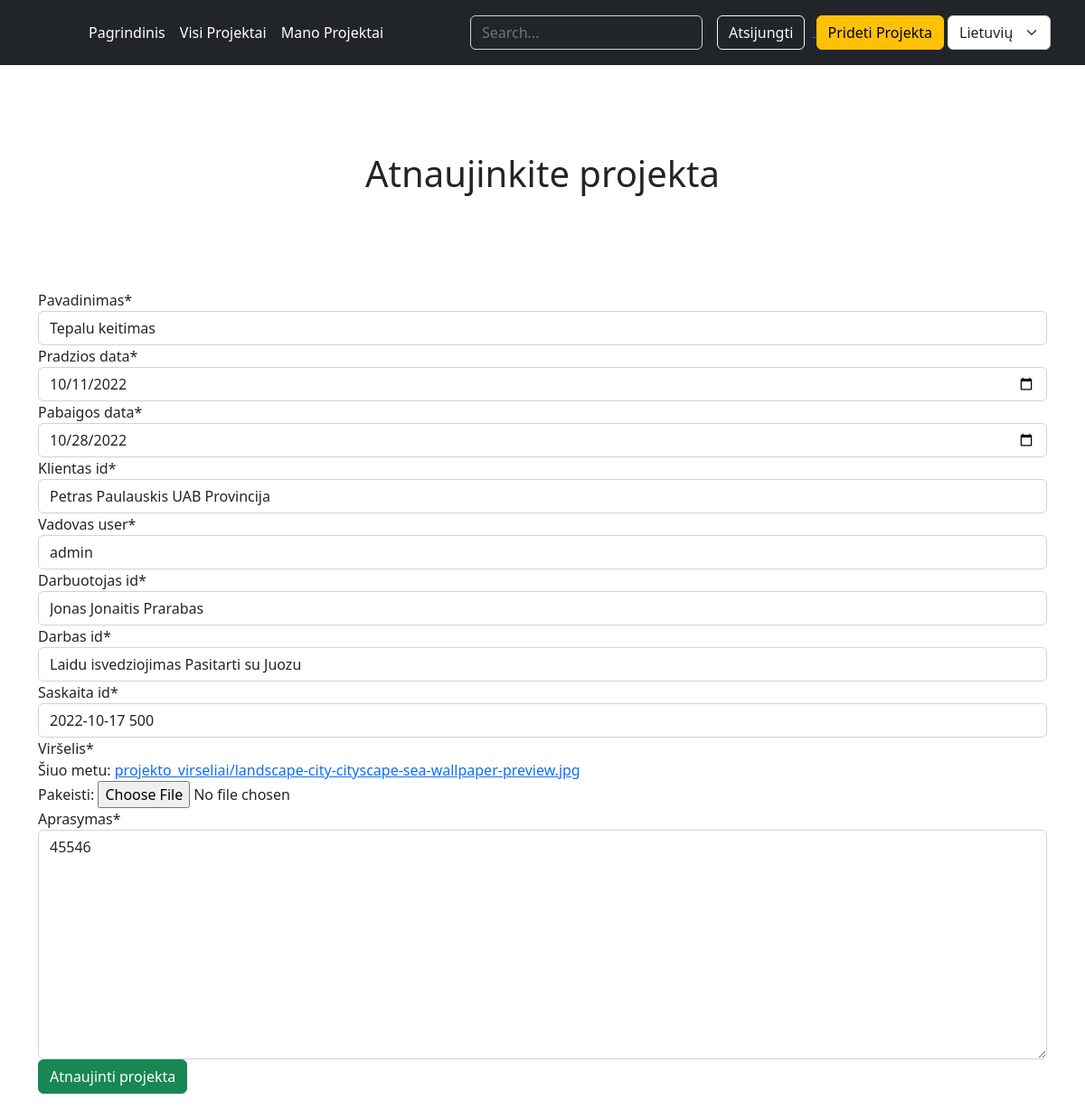
Page /user-project/6/update (signed in) on the committed database.
### projektai/models.py (models this page shows, shortened)
class Projektas(models.Model):
    pavadinimas = models.CharField(_('Pavadinimas'), max_length=20)
    pradzios_data=models.DateField(_("Pradžios data"))
    pabaigos_data = models.DateField(_("Pabaigos data"))
    klientas_id = models.ForeignKey('Klientas',on_delete=models.SET_NULL,null=True)
    vadovas_user= models.ForeignKey(User,on_delete=models.SET_NULL,null=True)
    darbuotojas_id = models.ForeignKey("Darbuotojas",on_delete=models.SET_NULL,null=True)
    darbas_id = models.ForeignKey("Darbas",on_delete=models.SET_NULL,null=True)
    saskaita_id = models.ForeignKey("Saskaita",on_delete=models.SET_NULL,null=True)
    nuotrauka = models.ImageField(_('Viršelis'), upload_to='projekto_virseliai', null=True)
    aprasymas = HTMLField(_('Aprasymas'), null=True)
    class Meta:
        verbose_name = _("Projektas")
        verbose_name_plural = _('Projektai')
        ordering = ['pradzios_data',]

### projektai/views.py (the view, shortened to what this page needs)
# urls.py: path('user-project/<int:pk>/update', views.UserProjektasUpdateView.as_view(), name='user-projektai-update'),
class UserProjektasUpdateView(LoginRequiredMixin,UserPassesTestMixin, generic.UpdateView):
    model = Projektas
    form_class = MyForm
    success_url = '/user-project/'
    template_name = 'user-project-form.html'
    def test_func(self):
        projektas = self.get_object()
        return self.request.user == projektas.vadovas_user

### projektai/forms.py
class MyForm(forms.ModelForm):
  class Meta:
    model = Projektas
    fields = ["pavadinimas", "pradzios_data","pabaigos_data", "klientas_id","vadovas_user", "darbuotojas_id","darbas_id", "saskaita_id","nuotrauka", "aprasymas",]
    labels = {'pavadinimas': "Pavadinimas", "pradzios_data": "Pradzios data",}
    widgets = {'pradzios_data': DateInput(), "pabaigos_data": DateInput()}

### projektai/models.py (called while the page is built)
    def __str__(self):
        return f"{self.vardas} {self.pavarde} {self.imone}"

    def __str__(self):
        return f"{self.vardas} {self.pavarde} {self.pareigos}"

    def __str__(self):
        return f"{self.pavadinimas} {self.pastabos} "

    def __str__(self):
        return f"{self.israsymo_data} {self.suma} "

### templates/user-project-form.html (shortened to what this page needs)
{% extends 'base.html' %}
{% block content %}
{% load i18n %}
<section class="py-5 text-center container">
    <div class="row py-lg-5">
      <div class="col-lg-6 col-md-8 mx-auto">
        <h1 class="fw-light">Atnaujinkite projekta</h1>
      </div>
    </div>
  </section>
 <form method="POST" enctype="multipart/form-data" >
     {% load crispy_forms_tags %}
    {{  form|crispy   }}
    <button type="submit" class="btn btn-success">Atnaujinti projekta</button>
  </form>
<div class="row py-lg-5">
</div>
    {% endblock %}

### projektai/static/css/style.css (style rules this page uses)
html, body { overflow-x: hidden; }

### rows in the picture
Projektas: pavadinimas "Tepalu keitimas", pradzios_data "10/11/2022", pabaigos_data "10/28/2022", klientas_id "Petras Paulauskis UAB Provincija", vadovas_user "admin", darbuotojas_id "Jonas Jonaitis Prarabas", darbas_id "Laidu isvedziojimas Pasitarti su Juozu", saskaita_id "2022-10-17 500", aprasymas "45546"

### other values in the picture
form field language "Lietuvių"
